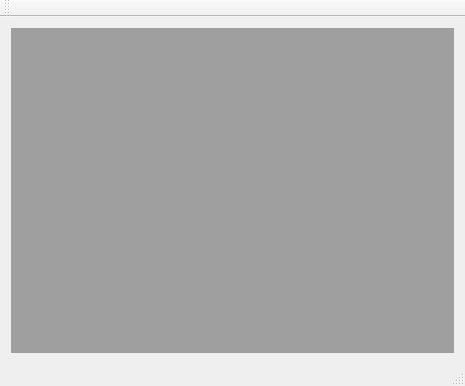
<?xml version="1.0" encoding="UTF-8"?>
<ui version="4.0">
 <class>FenPrincipale</class>
 <widget class="QMainWindow" name="FenPrincipale">
  <property name="geometry">
   <rect>
    <x>0</x>
    <y>0</y>
    <width>465</width>
    <height>386</height>
   </rect>
  </property>
  <property name="windowTitle">
   <string>FenPrincipale</string>
  </property>
  <widget class="QWidget" name="centralWidget">
   <layout class="QVBoxLayout" name="verticalLayout">
    <item>
     <widget class="QMdiArea" name="mdiArea">
      <property name="viewMode">
       <enum>QMdiArea::SubWindowView</enum>
      </property>
      <widget class="QWidget" name="tableWindow">
       <property name="windowTitle">
        <string>Sous fenêtre</string>
       </property>
       <layout class="QVBoxLayout" name="verticalLayout_2">
        <item>
         <widget class="QTableView" name="table">
          <property name="editTriggers">
           <set>QAbstractItemView::NoEditTriggers</set>
          </property>
         </widget>
        </item>
       </layout>
      </widget>
     </widget>
    </item>
   </layout>
  </widget>
  <widget class="QMenuBar" name="menuBar">
   <property name="geometry">
    <rect>
     <x>0</x>
     <y>0</y>
     <width>465</width>
     <height>20</height>
    </rect>
   </property>
  </widget>
  <widget class="QToolBar" name="mainToolBar">
   <attribute name="toolBarArea">
    <enum>TopToolBarArea</enum>
   </attribute>
   <attribute name="toolBarBreak">
    <bool>false</bool>
   </attribute>
  </widget>
  <widget class="QStatusBar" name="statusBar"/>
 </widget>
 <layoutdefault spacing="6" margin="11"/>
 <resources/>
 <connections/>
</ui>
